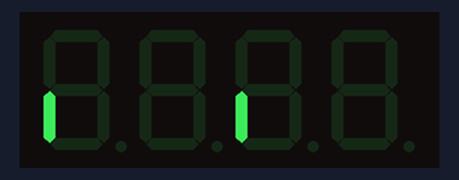
This sketch was run on a simulated Arduino Uno, built with avr-gcc and run on an emulated ATmega328P. Parts: 4-digit seven-segment display. Wiring (inferred from the names in the program): HT16K33 LED driver at I2C address 0x70.

Above: at 1.56 s.
At 9.5 s:
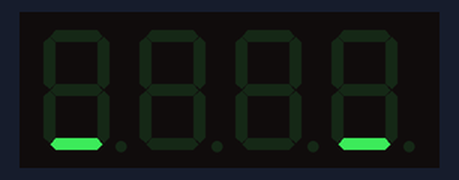
At 14.9 s:
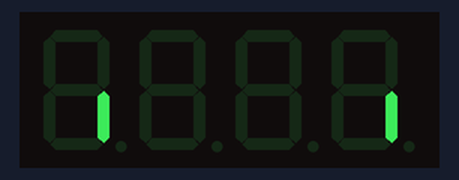
At 19.5 s:
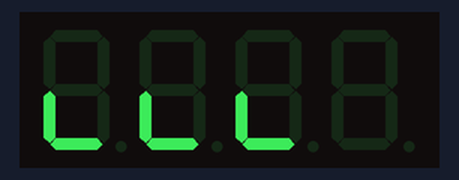
At 29.0 s:
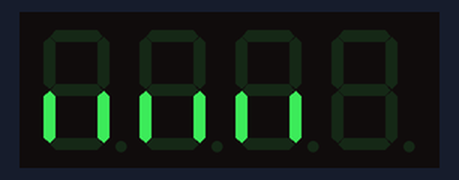
At 33.7 s:
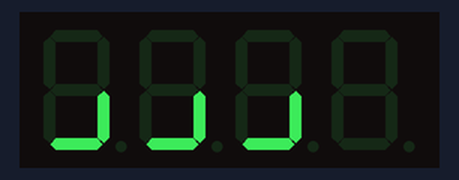

Measured:
- what the display in image 1 shows lasts 1.2 s, from 9.5 s to 10.7 s
- what the display in image 3 shows lasts 1.3 s, from 19.5 s to 20.8 s

The sketch:

HT16K33_7seg_ac.ino
```cpp
// test routine for HT16K33 dot LED driver
// for 7seg anode common LED OSL10801-IRGB
// made by Vaphio @ Oct.5, 2026

#include <Wire.h>

const uint8_t HT16K33_addr=0x70;
const uint8_t HT16K33_init[4] = {0x21, 0x81, 0xA0, 0xEA1};
const uint8_t digit_code[16] = {
  0x3F, 0x06, 0x5B, 0x4F, 0x66, 0x6D, 0x7D, 0x07, 0x7F, 0x6F,
  0x77, 0x7C, 0x39, 0x5E, 0x79, 0x71};    // 7seg code without dp a:C0 ... g:C6
const uint8_t code_width = 7;

const uint8_t b_anode = 4;  // blue common pin is A2
const uint8_t g_anode = 8;  // green common pin is A3
const uint8_t r_anode = 16;  // red common pin is A4

void setup() {
  Wire.begin();
  for (uint8_t cmd : HT16K33_init) {
    sendCmd(cmd);
  }
  clearAll();
  delay(10);
  Serial.begin(9600);
//  Serial.println("Start");
}

void loop() {
  count(r_anode, 200, 16);
  delay(1000);
  count(g_anode, 200, 16);
  delay(1000);
  count(b_anode, 200, 16);
  delay(1000);
  count(r_anode | g_anode, 300, 10);
  delay(1000);
  count(g_anode | b_anode, 300, 10);
  delay(1000);
  count(0x14, 300, 10);
  delay(1000);
  count(0x0C, 300, 10);
  delay(1000);
  clearAll();
  delay(1000);
}

void sendCmd(uint8_t cmd) {
  Wire.beginTransmission(HT16K33_addr);
  Wire.write(cmd);
  Wire.endTransmission();
}

void count(uint8_t anode, int wait, int cmax) {
  uint8_t code;
  for (int i=0; i<cmax; i++) {
    code = digit_code[i];
    setLED(code, anode);
    delay(wait);
  }
}

void setLED(uint8_t code, uint8_t anode) {
  for (int i=0; i<code_width; i++) {
    Wire.beginTransmission(HT16K33_addr);
    if (((code >> i) & 1) == 1) {
      Wire.write(i*2);
      Wire.write(anode);
    } else {
      Wire.write(i*2);
      Wire.write(0x00);
    }
    Wire.endTransmission();
    delay(10);
  }
}

void clearAll() {
  Wire.beginTransmission(HT16K33_addr);
  Wire.write(0x00);
  for (int i=0; i<16; i++) {
    Wire.write(0x00);
  }
  Wire.endTransmission();
}
```
